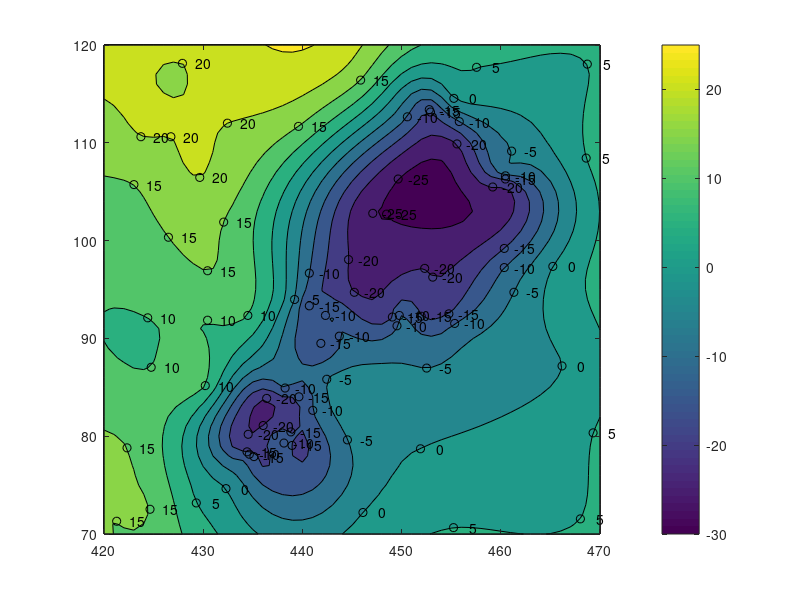

The MATLAB source for this figure:
clear
data=load('normalfault.txt') ;
plot(data(:,1),data(:,2),'o') 
labels=num2str(data(:,3),2) ;
hold on 
text(data(:,1)+1,data(:,2),labels);
hold off
x=420:1:470;
y=70:1:120 ;
[x1,y1]=meshgrid(x,y) ;
z1=griddata(data(:,1),data(:,2),data(:,3),x1,y1,'v4') ;
contour(x1,y1,z1,10);
v=-30:5:25 ;
contourf(x1,y1,z1,v);colorbar; 
hold on 
plot(data(:,1),data(:,2),'ko') 
text(data(:,1)+1,data(:,2),labels) 
hold off